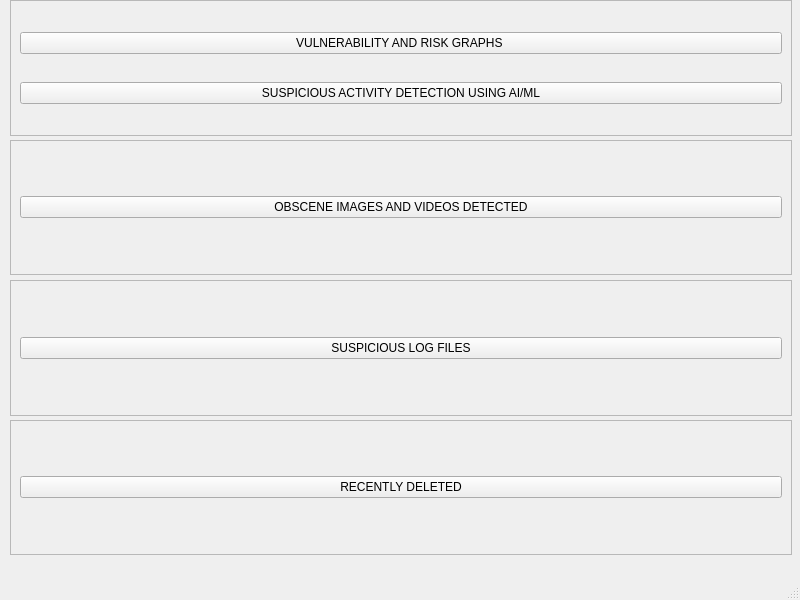
<?xml version="1.0" encoding="UTF-8"?>
<ui version="4.0">
 <class>features1</class>
 <widget class="QMainWindow" name="features1">
  <property name="geometry">
   <rect>
    <x>0</x>
    <y>0</y>
    <width>800</width>
    <height>600</height>
   </rect>
  </property>
  <property name="windowTitle">
   <string>features1</string>
  </property>
  <widget class="QWidget" name="centralwidget">
   <widget class="QFrame" name="frame">
    <property name="geometry">
     <rect>
      <x>10</x>
      <y>420</y>
      <width>782</width>
      <height>135</height>
     </rect>
    </property>
    <property name="frameShape">
     <enum>QFrame::StyledPanel</enum>
    </property>
    <property name="frameShadow">
     <enum>QFrame::Raised</enum>
    </property>
    <layout class="QHBoxLayout" name="horizontalLayout_2">
     <item>
      <widget class="QPushButton" name="pushButton_5">
       <property name="text">
        <string>RECENTLY DELETED</string>
       </property>
      </widget>
     </item>
    </layout>
   </widget>
   <widget class="QFrame" name="frame_3">
    <property name="geometry">
     <rect>
      <x>10</x>
      <y>140</y>
      <width>782</width>
      <height>135</height>
     </rect>
    </property>
    <property name="frameShape">
     <enum>QFrame::StyledPanel</enum>
    </property>
    <property name="frameShadow">
     <enum>QFrame::Raised</enum>
    </property>
    <layout class="QVBoxLayout" name="verticalLayout_5">
     <item>
      <widget class="QPushButton" name="pushButton_6">
       <property name="text">
        <string>OBSCENE IMAGES AND VIDEOS DETECTED</string>
       </property>
      </widget>
     </item>
    </layout>
   </widget>
   <widget class="QFrame" name="frame_4">
    <property name="geometry">
     <rect>
      <x>10</x>
      <y>0</y>
      <width>782</width>
      <height>136</height>
     </rect>
    </property>
    <property name="frameShape">
     <enum>QFrame::StyledPanel</enum>
    </property>
    <property name="frameShadow">
     <enum>QFrame::Raised</enum>
    </property>
    <layout class="QVBoxLayout" name="verticalLayout_6">
     <item>
      <widget class="QPushButton" name="pushButton_9">
       <property name="text">
        <string>VULNERABILITY AND RISK GRAPHS </string>
       </property>
      </widget>
     </item>
     <item>
      <widget class="QPushButton" name="pushButton_7">
       <property name="text">
        <string>SUSPICIOUS ACTIVITY DETECTION USING AI/ML</string>
       </property>
      </widget>
     </item>
    </layout>
   </widget>
   <widget class="QFrame" name="frame_2">
    <property name="geometry">
     <rect>
      <x>10</x>
      <y>280</y>
      <width>782</width>
      <height>136</height>
     </rect>
    </property>
    <property name="frameShape">
     <enum>QFrame::StyledPanel</enum>
    </property>
    <property name="frameShadow">
     <enum>QFrame::Raised</enum>
    </property>
    <layout class="QVBoxLayout" name="verticalLayout_7">
     <item>
      <widget class="QPushButton" name="pushButton_8">
       <property name="text">
        <string>SUSPICIOUS LOG FILES</string>
       </property>
      </widget>
     </item>
    </layout>
   </widget>
  </widget>
  <widget class="QStatusBar" name="statusbar"/>
 </widget>
 <resources/>
 <connections/>
</ui>
